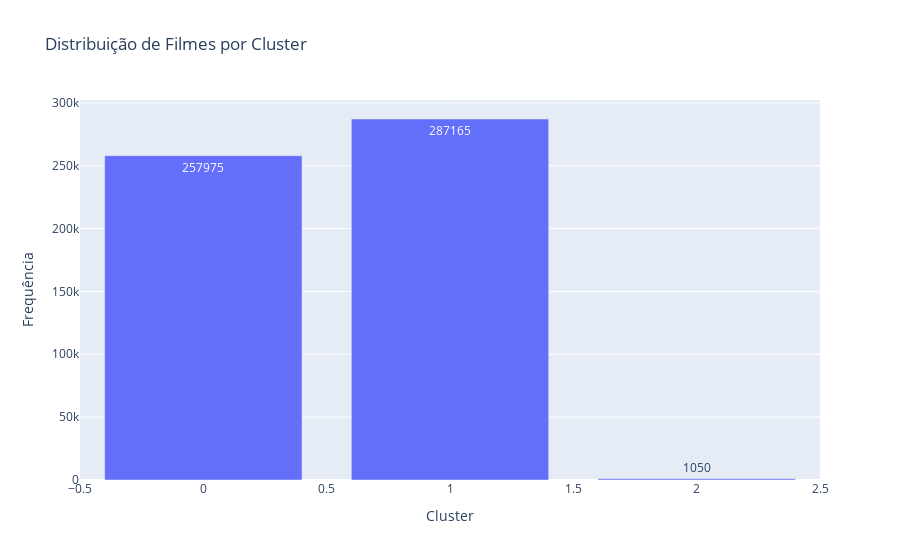

The code cell stored with this chart in its notebook:
### Code cell
#Checando os resultados
contagem = dataset['clusters_n'].value_counts().reset_index()
contagem.columns = ['Cluster', 'Frequência']

fig = px.bar(contagem, x='Cluster', y='Frequência', text='Frequência', title='Distribuição de Filmes por Cluster')

fig.show()

### Figure 1 — Plotly figure (JSON) as saved in the notebook; plotly's stock layout.template omitted (floating-point values rounded to 4 significant figures)
{"data": [{"alignmentgroup": "True", "hovertemplate": "Cluster=%{x}<br>Frequência=%{text}<extra></extra>", "legendgroup": "", "marker": {"color": "#636efa", "pattern": {"shape": ""}}, "name": "", "offsetgroup": "", "orientation": "v", "showlegend": false, "text": [287165, 257975, 1050], "textposition": "auto", "type": "bar", "x": [1, 0, 2], "xaxis": "x", "y": [287165, 257975, 1050], "yaxis": "y"}], "layout": {"barmode": "relative", "legend": {"tracegroupgap": 0}, "title": {"text": "Distribuição de Filmes por Cluster"}, "xaxis": {"anchor": "y", "domain": [0, 1], "title": {"text": "Cluster"}}, "yaxis": {"anchor": "x", "domain": [0, 1], "title": {"text": "Frequência"}}}}
